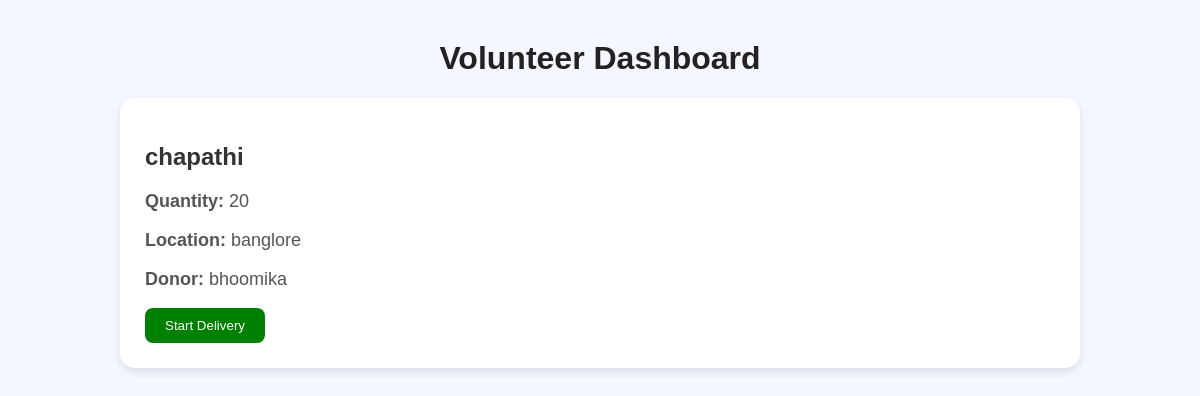
The app's page /volunteer, older data.
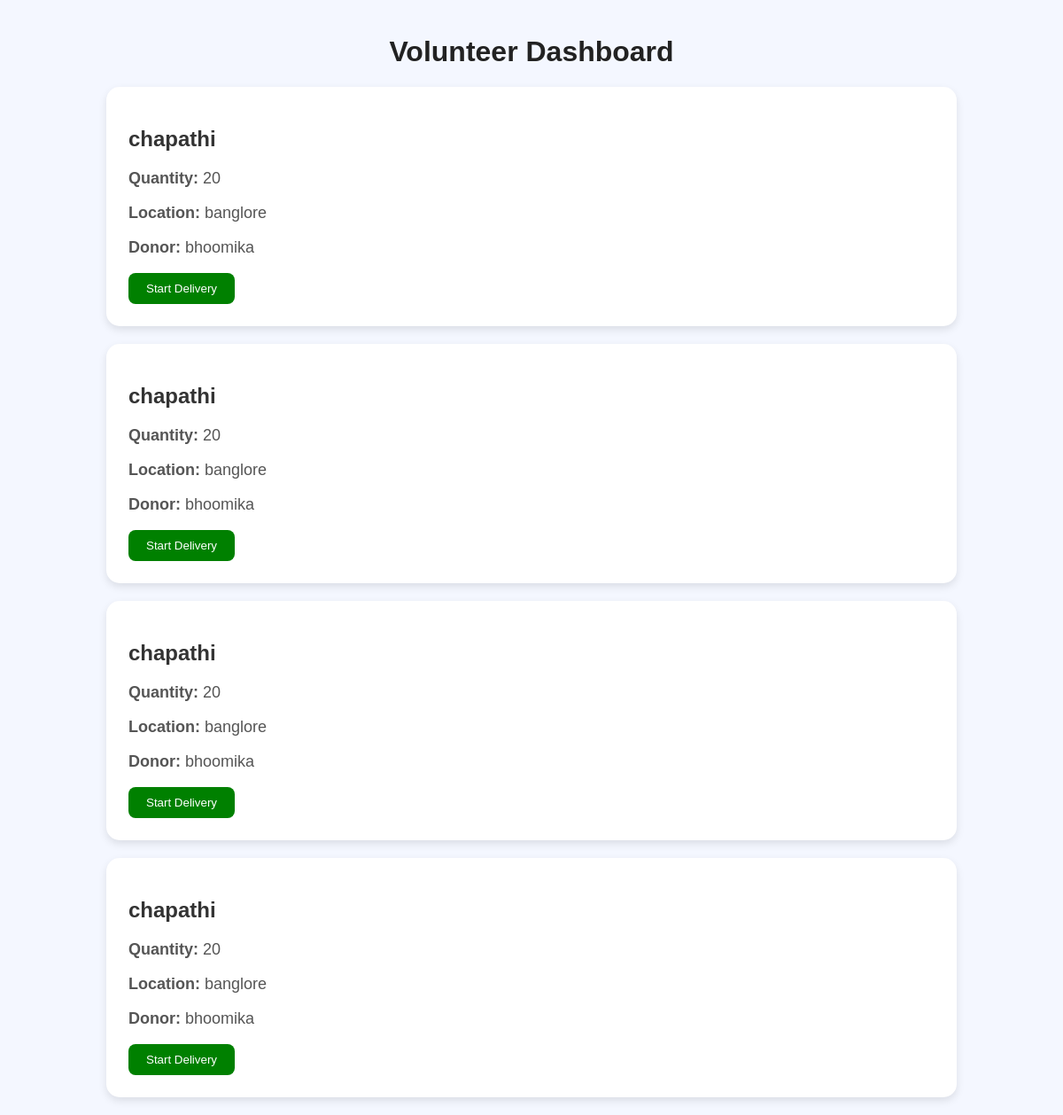
The same page, newer data.
### app.py (models this page shows)
class Food(db.Model):
    id = db.Column(db.Integer, primary_key=True)
    food_name = db.Column(db.String(100))
    quantity = db.Column(db.Integer)
    location = db.Column(db.String(100))
    donor = db.Column(db.String(100))
    matched_ngo = db.Column(db.String(100))
    ngo_location = db.Column(db.String(100))
    status = db.Column(
        db.String(50),
        default="Pending"
    )

### app.py (the view)
@app.route('/volunteer')
def volunteer():
    foods = Food.query.all()
    return render_template(
        'volunteer.html',
        foods=foods
    )

### templates/volunteer.html (shortened to what this page needs)
<!DOCTYPE html>
<html>
<head>
</head>
<body>
    <h1>Volunteer Dashboard</h1>
    <div class="container">
        {% for food in foods %}
        <div class="card">
            <h2>{{ food.food_name }}</h2>
            <p><b>Quantity:</b> {{ food.quantity }}</p>
            <p><b>Location:</b> {{ food.location }}</p>
            <p><b>Donor:</b> {{ food.donor }}</p>
            <a href="/track_delivery">
                <button class="btn">
                    Start Delivery
                </button>
            </a>
        </div>
        {% endfor %}
    </div>
</body>
</html>

### templates/volunteer.html (style rules this page uses)
body { font-family:Arial; background:#f4f7ff; margin:0; padding:0; }
h1 { text-align:center; margin-top:40px; color:#222; }
.container { width:80%; margin:auto; }
.card { background:white; padding:25px; margin:20px 0; border-radius:15px; box-shadow:0px 4px 10px rgba(0,0,0,0.1); }
.card h2 { color:#333; }
.card p { font-size:18px; color:#555; }
.btn { background:green; color:white; padding:10px 20px; border:none; border-radius:8px; cursor:pointer; }

Row changes from the older to the newer data that the page shows:
added Food: food_name "chapathi", quantity "20", location "banglore", donor "bhoomika"
added Food: food_name "chapathi", quantity "20", location "banglore", donor "bhoomika"
added Food: food_name "chapathi", quantity "20", location "banglore", donor "bhoomika"
